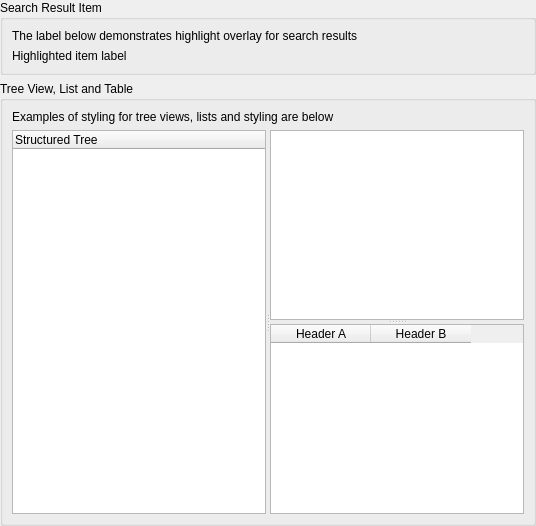
      <widget class="QWidget" name="tabAdvanced">
       <attribute name="title">
        <string>Advanced Controls</string>
       </attribute>
       <layout class="QVBoxLayout" name="viewsLayout" stretch="0,10">
        <property name="leftMargin">
         <number>0</number>
        </property>
        <property name="topMargin">
         <number>0</number>
        </property>
        <property name="rightMargin">
         <number>0</number>
        </property>
        <property name="bottomMargin">
         <number>0</number>
        </property>
        <item>
         <widget class="QGroupBox" name="groupBox_5">
          <property name="title">
           <string>Search Result Item</string>
          </property>
          <layout class="QGridLayout" name="gridLayout_7">
           <item row="0" column="0">
            <widget class="QLabel" name="label_3">
             <property name="text">
              <string>The label below demonstrates highlight overlay for search results</string>
             </property>
            </widget>
           </item>
           <item row="1" column="0">
            <widget class="QLabel" name="label_4">
             <property name="text">
              <string>Highlighted item label</string>
             </property>
            </widget>
           </item>
          </layout>
         </widget>
        </item>
        <item>
         <widget class="QGroupBox" name="groupBox_6">
          <property name="title">
           <string>Tree View, List and Table</string>
          </property>
          <layout class="QVBoxLayout" name="verticalLayout_4" stretch="0,10">
           <item>
            <widget class="QLabel" name="label_5">
             <property name="text">
              <string>Examples of styling for tree views, lists and styling are below</string>
             </property>
            </widget>
           </item>
           <item>
            <widget class="QSplitter" name="viewsSplitterMain">
             <property name="orientation">
              <enum>Qt::Orientation::Horizontal</enum>
             </property>
             <widget class="QTreeWidget" name="tree">
              <column>
               <property name="text">
                <string>Structured Tree</string>
               </property>
              </column>
             </widget>
             <widget class="QSplitter" name="viewsSplitterRight">
              <property name="orientation">
               <enum>Qt::Orientation::Vertical</enum>
              </property>
              <widget class="QListWidget" name="listWidget">
               <property name="alternatingRowColors">
                <bool>true</bool>
               </property>
              </widget>
              <widget class="QTableWidget" name="table">
               <property name="alternatingRowColors">
                <bool>true</bool>
               </property>
               <column>
                <property name="text">
                 <string>Header A</string>
                </property>
               </column>
               <column>
                <property name="text">
                 <string>Header B</string>
                </property>
               </column>
              </widget>
             </widget>
            </widget>
           </item>
          </layout>
         </widget>
        </item>
       </layout>
      </widget>
